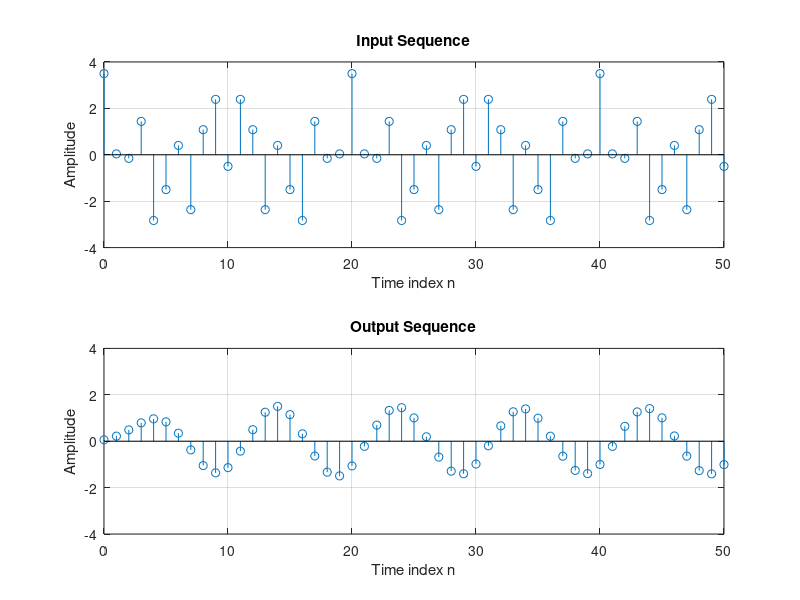

This chart was generated by the following MATLAB code:
% Program P8_3
% Illustration of Filtering by an IIR Filter
%
clf;
% Generate the input sequence
k = 0:50;
w2 = 0.7*pi;w1 = 0.2*pi;
x1 = 1.5*cos(w1*k); x2 = 2*cos(w2*k);
x = x1+x2;
% Determine the filter transfer function
[N, Wn] = ellipord(0.25, 0.55, 0.5, 50);
[num, den] = ellip(N,0.5, 50,Wn);
% Generate the output sequence
y = filter(num,den,x);
% Plot the input and the output sequences
subplot(2,1,1);
stem(k,x); grid; axis([0 50 -4 4]);
xlabel('Time index n'); ylabel('Amplitude');
title('Input Sequence');
subplot(2,1,2);
stem(k,y); grid; axis([0 50 -4 4]);
xlabel('Time index n'); ylabel('Amplitude');
title('Output Sequence');
